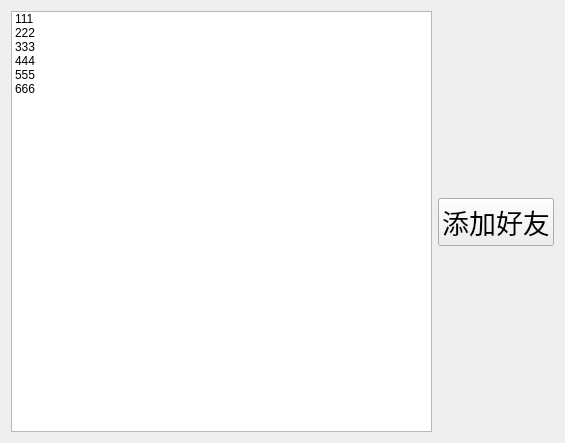
<?xml version="1.0" encoding="UTF-8"?>
<ui version="4.0">
 <class>Online</class>
 <widget class="QWidget" name="Online">
  <property name="geometry">
   <rect>
    <x>0</x>
    <y>0</y>
    <width>565</width>
    <height>443</height>
   </rect>
  </property>
  <property name="windowTitle">
   <string>Form</string>
  </property>
  <layout class="QHBoxLayout" name="horizontalLayout">
   <item>
    <widget class="QListWidget" name="listWidget">
     <item>
      <property name="text">
       <string>111</string>
      </property>
     </item>
     <item>
      <property name="text">
       <string>222</string>
      </property>
     </item>
     <item>
      <property name="text">
       <string>333</string>
      </property>
     </item>
     <item>
      <property name="text">
       <string>444</string>
      </property>
     </item>
     <item>
      <property name="text">
       <string>555</string>
      </property>
     </item>
     <item>
      <property name="text">
       <string>666</string>
      </property>
     </item>
    </widget>
   </item>
   <item>
    <layout class="QVBoxLayout" name="verticalLayout">
     <item>
      <spacer name="verticalSpacer">
       <property name="orientation">
        <enum>Qt::Vertical</enum>
       </property>
       <property name="sizeHint" stdset="0">
        <size>
         <width>20</width>
         <height>40</height>
        </size>
       </property>
      </spacer>
     </item>
     <item>
      <widget class="QPushButton" name="pushButton">
       <property name="font">
        <font>
         <family>Agency FB</family>
         <pointsize>20</pointsize>
        </font>
       </property>
       <property name="text">
        <string>添加好友</string>
       </property>
      </widget>
     </item>
     <item>
      <spacer name="verticalSpacer_2">
       <property name="orientation">
        <enum>Qt::Vertical</enum>
       </property>
       <property name="sizeHint" stdset="0">
        <size>
         <width>20</width>
         <height>40</height>
        </size>
       </property>
      </spacer>
     </item>
    </layout>
   </item>
  </layout>
 </widget>
 <resources/>
 <connections/>
</ui>
